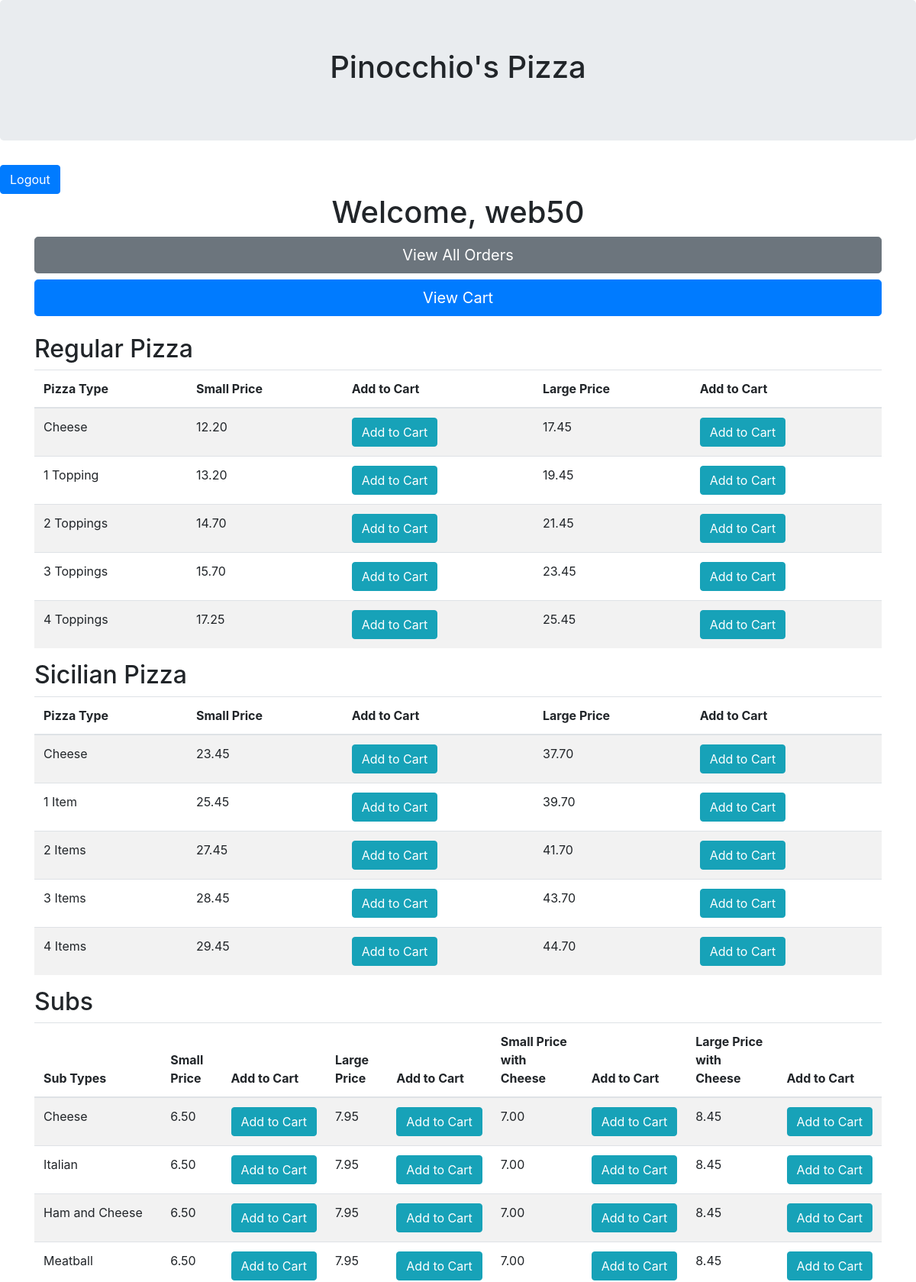
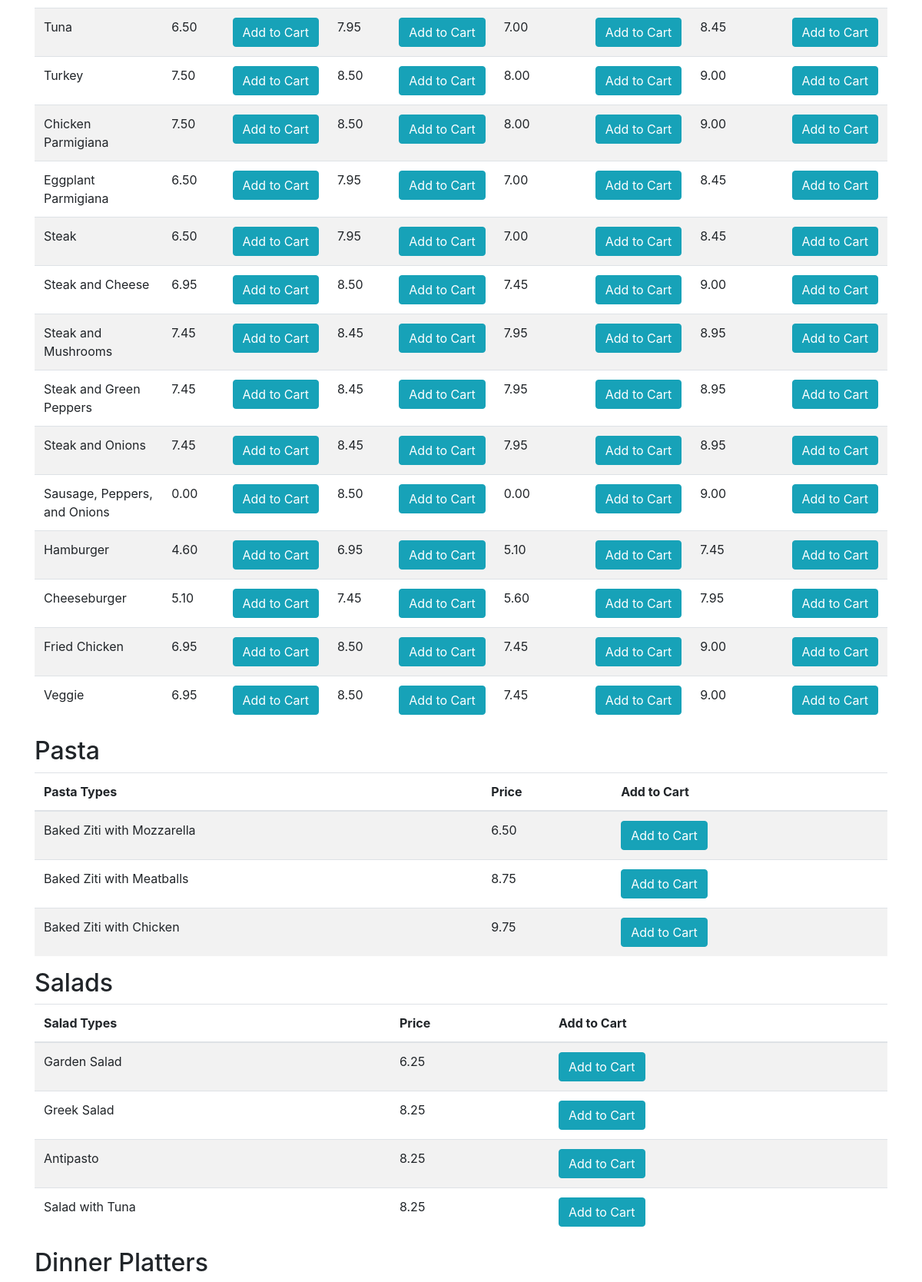
Page /index (signed in, upper part) on the committed database (2 pictures, top to bottom).
### orders/models.py (models this page shows)
class Regular_Pizza(models.Model):
    type_pizza = models.CharField(max_length = 16)
    small = models.DecimalField(decimal_places=2,max_digits=4)
    large = models.DecimalField(decimal_places=2,max_digits=4)
    topping = models.IntegerField()

class Sicilian_Pizza(models.Model):
    type_pizza = models.CharField(max_length = 16)
    small = models.DecimalField(decimal_places=2,max_digits=4)
    large = models.DecimalField(decimal_places=2,max_digits=4)
    topping = models.IntegerField()

class Subs(models.Model):
    type_subs = models.CharField(max_length = 64)
    small = models.DecimalField(null=True,decimal_places=2,max_digits=4)
    large = models.DecimalField(decimal_places=2,max_digits=4)
    small_cheese = models.DecimalField(null=True,decimal_places=2,max_digits=4)
    large_cheese = models.DecimalField(decimal_places=2,max_digits=4)
    topping = models.IntegerField()

class Pasta(models.Model):
    type_pasta = models.CharField(max_length = 32)
    price = models.DecimalField(decimal_places=2,max_digits=4)
    topping = models.IntegerField()

class Salads(models.Model):
    type_salad = models.CharField(max_length = 32)
    price = models.DecimalField(decimal_places=2,max_digits=4)
    topping = models.IntegerField()

### orders/views.py (the view)
# urls.py: path("index", views.index, name="index"),
@login_required
def index(request):
    context = {
        "topping": Topping.objects.all(),
        "regular_pizza": Regular_Pizza.objects.all(),
        "sicilian_pizza": Sicilian_Pizza.objects.all(),
        "subs": Subs.objects.all(),
        "pasta": Pasta.objects.all(),
        "salads": Salads.objects.all(),
        "dinner_platters": Dinner_Platters.objects.all()
    }
    return render(request, 'orders/index.html', context)

### orders/templates/orders/index.html (shortened to what this page needs)
{% extends 'layout.html' %}
{% block content %}
    <center><div><h1>Welcome, {{ user.username }}</h1></div></center>
    {% if user.is_superuser %}
       <a class="btn btn-secondary btn-lg btn-block" href="{% url 'order_admin' %}">View All Orders</a>
    {% endif %}
    <a class="btn btn-primary btn-lg btn-block" href="{% url 'view_cart' %}">View Cart</a>
    <br>
    <h2>Regular Pizza</h2>
    <table class = "table table-striped">
        <thead>
            <th scope="col">Pizza Type</th>
            <th scope="col">Small Price</th>
            <th scope="col">Add to Cart</th>
            <th scope="col">Large Price</th>
            <th scope="col">Add to Cart</th>
        </thead>
        <tbody>
        {% for retrieve in regular_pizza %}
            <tr>
                <td>{{ retrieve.type_pizza }}</td>
                <td>{{ retrieve.small }}</td>
                <td><a class="btn btn-info" href="{% url 'carted' retrieve.type_pizza retrieve.small retrieve.topping %}">Add to Cart</a></td>
                <td>{{ retrieve.large }}</td>
                <td><a class="btn btn-info" href="{% url 'carted' retrieve.type_pizza retrieve.large retrieve.topping %}">Add to Cart</a></td>
            </tr>
        {% endfor %}
        </tbody>
    </table>
    <h2>Sicilian Pizza</h2>
    <table class = "table table-striped">
        <thead>
            <th scope="col">Pizza Type</th>
            <th scope="col">Small Price</th>
            <th scope="col">Add to Cart</th>
            <th scope="col">Large Price</th>
            <th scope="col">Add to Cart</th>
        </thead>
        <tbody>
        {% for retrieve in sicilian_pizza %}
            <tr>
                <td>{{ retrieve.type_pizza }}</td>
                <td>{{ retrieve.small }}</td>
                <td><a class="btn btn-info" href="{% url 'carted' retrieve.type_pizza retrieve.small retrieve.topping %}">Add to Cart</a></td>
                <td>{{ retrieve.large }}</td>
                <td><a class="btn btn-info" href="{% url 'carted' retrieve.type_pizza retrieve.large retrieve.topping %}">Add to Cart</a></td>
            </tr>
        {% endfor %}
        </tbody>
    </table>
    <h2>Subs</h2>
    <table class = "table table-striped">
        <thead>
            <th scope="col">Sub Types</th>
            <th scope="col">Small Price</th>
            <th scope="col">Add to Cart</th>
            <th scope="col">Large Price</th>
            <th scope="col">Add to Cart</th>
            <th scope="col">Small Price with Cheese</th>
            <th scope="col">Add to Cart</th>
            <th scope="col">Large Price with Cheese</th>
            <th scope="col">Add to Cart</th>
        </thead>
        <tbody>
        {% for retrieve in subs %}
            <tr>
                <td>{{ retrieve.type_subs }}</td>
                <td>{{ retrieve.small }}</td>
                <td><a class="btn btn-info" href="{% url 'carted' retrieve.type_subs retrieve.small retrieve.topping %}">Add to Cart</a></td>
                <td>{{ retrieve.large }}</td>
                <td><a class="btn btn-info" href="{% url 'carted' retrieve.type_subs retrieve.large retrieve.topping %}">Add to Cart</a></td>
                <td>{{ retrieve.small_cheese }}</td>
                <td><a class="btn btn-info" href="{% url 'carted' retrieve.type_subs retrieve.small_cheese retrieve.topping %}">Add to Cart</a></td>
                <td>{{ retrieve.large_cheese }}</td>
                <td><a class="btn btn-info" href="{% url 'carted' retrieve.type_subs retrieve.large_cheese retrieve.topping %}">Add to Cart</a></td>
            </tr>
        {% endfor %}
        </tbody>
    </table>
    <h2>Pasta</h2>
    <table class = "table table-striped">
        <thead>
            <th scope="col">Pasta Types</th>
            <th scope="col">Price</th>
            <th scope="col">Add to Cart</th>
        </thead>
        <tbody>
        {% for retrieve in pasta %}
            <tr>
                <td>{{ retrieve.type_pasta }}</td>
                <td>{{ retrieve.price }}</td>
                <td><a class="btn btn-info" href="{% url 'carted' retrieve.type_pasta retrieve.price retrieve.topping %}">Add to Cart</a></td>
            </tr>
        {% endfor %}
        </tbody>
    </table>
    <h2>Salads</h2>
    <table class = "table table-striped">
        <thead>
            <th scope="col">Salad Types</th>
            <th scope="col">Price</th>
            <th scope="col">Add to Cart</th>
        </thead>
        <tbody>
        {% for retrieve in salads %}
            <tr>
                <td>{{ retrieve.type_salad }}</td>
                <td>{{ retrieve.price }}</td>
                <td><a class="btn btn-info" href="{% url 'carted' retrieve.type_salad retrieve.price retrieve.topping %}">Add to Cart</a></td>
            </tr>
        {% endfor %}
        </tbody>
    </table>
    <h2>Dinner Platters</h2>
{% endblock %}

### rows in the picture
Regular_Pizza: type_pizza "Cheese", small "12.20", large "17.45"
Regular_Pizza: type_pizza "1 Topping", small "13.20", large "19.45"
Regular_Pizza: type_pizza "2 Toppings", small "14.70", large "21.45"
Regular_Pizza: type_pizza "3 Toppings", small "15.70", large "23.45"
Regular_Pizza: type_pizza "4 Toppings", small "17.25", large "25.45"
Sicilian_Pizza: type_pizza "Cheese", small "23.45", large "37.70"
Sicilian_Pizza: type_pizza "1 Item", small "25.45", large "39.70"
Sicilian_Pizza: type_pizza "2 Items", small "27.45", large "41.70"
Sicilian_Pizza: type_pizza "3 Items", small "28.45", large "43.70"
Sicilian_Pizza: type_pizza "4 Items", small "29.45", large "44.70"
Subs: type_subs "Cheese", small "6.50", large "7.95", small_cheese "7.00", large_cheese "8.45"
Subs: type_subs "Italian", small "6.50", large "7.95", small_cheese "7.00", large_cheese "8.45"
Subs: type_subs "Ham and Cheese", small "6.50", large "7.95", small_cheese "7.00", large_cheese "8.45"
Subs: type_subs "Meatball", small "6.50", large "7.95", small_cheese "7.00", large_cheese "8.45"
Subs: type_subs "Tuna", small "6.50", large "7.95", small_cheese "7.00", large_cheese "8.45"
Subs: type_subs "Turkey", small "7.50", large "8.50", small_cheese "8.00", large_cheese "9.00"
Subs: type_subs "Chicken Parmigiana", small "7.50", large "8.50", small_cheese "8.00", large_cheese "9.00"
Subs: type_subs "Eggplant Parmigiana", small "6.50", large "7.95", small_cheese "7.00", large_cheese "8.45"
Subs: type_subs "Steak", small "6.50", large "7.95", small_cheese "7.00", large_cheese "8.45"
Subs: type_subs "Steak and Cheese", small "6.95", large "8.50", small_cheese "7.45", large_cheese "9.00"
Subs: type_subs "Steak and Mushrooms", small "7.45", large "8.45", small_cheese "7.95", large_cheese "8.95"
Subs: type_subs "Steak and Green Peppers", small "7.45", large "8.45", small_cheese "7.95", large_cheese "8.95"
Subs: type_subs "Steak and Onions", small "7.45", large "8.45", small_cheese "7.95", large_cheese "8.95"
Subs: type_subs "Sausage, Peppers, and Onions", small "0.00", large "8.50", small_cheese "0.00", large_cheese "9.00"
Subs: type_subs "Hamburger", small "4.60", large "6.95", small_cheese "5.10", large_cheese "7.45"
Subs: type_subs "Cheeseburger", small "5.10", large "7.45", small_cheese "5.60", large_cheese "7.95"
Subs: type_subs "Fried Chicken", small "6.95", large "8.50", small_cheese "7.45", large_cheese "9.00"
Subs: type_subs "Veggie", small "6.95", large "8.50", small_cheese "7.45", large_cheese "9.00"
Pasta: type_pasta "Baked Ziti with Mozzarella", price "6.50"
Pasta: type_pasta "Baked Ziti with Meatballs", price "8.75"
Pasta: type_pasta "Baked Ziti with Chicken", price "9.75"
Salads: type_salad "Garden Salad", price "6.25"
Salads: type_salad "Greek Salad", price "8.25"
Salads: type_salad "Antipasto", price "8.25"
Salads: type_salad "Salad with Tuna", price "8.25"

### other values in the picture
{{ user.username }} "web50"
